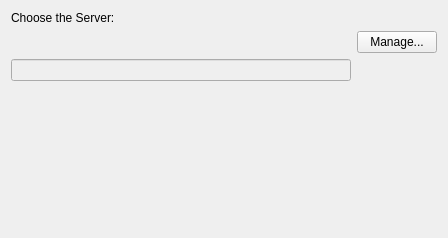
<?xml version="1.0" encoding="UTF-8"?>
<ui version="4.0">
 <class>MTPageAcct_Server</class>
 <widget class="QWizardPage" name="MTPageAcct_Server">
  <property name="geometry">
   <rect>
    <x>0</x>
    <y>0</y>
    <width>448</width>
    <height>238</height>
   </rect>
  </property>
  <property name="windowTitle">
   <string>WizardPage</string>
  </property>
  <layout class="QGridLayout" name="gridLayout">
   <item row="0" column="0">
    <widget class="QLabel" name="label">
     <property name="text">
      <string>Choose the Server:</string>
     </property>
    </widget>
   </item>
   <item row="1" column="0">
    <widget class="QPushButton" name="pushButtonSelect">
     <property name="text">
      <string/>
     </property>
     <property name="flat">
      <bool>true</bool>
     </property>
    </widget>
   </item>
   <item row="1" column="1">
    <widget class="QPushButton" name="pushButtonManage">
     <property name="maximumSize">
      <size>
       <width>100</width>
       <height>16777215</height>
      </size>
     </property>
     <property name="text">
      <string>Manage...</string>
     </property>
    </widget>
   </item>
   <item row="2" column="0">
    <widget class="QLineEdit" name="lineEditID">
     <property name="enabled">
      <bool>false</bool>
     </property>
    </widget>
   </item>
   <item row="3" column="0">
    <spacer name="verticalSpacer">
     <property name="orientation">
      <enum>Qt::Vertical</enum>
     </property>
     <property name="sizeHint" stdset="0">
      <size>
       <width>20</width>
       <height>98</height>
      </size>
     </property>
    </spacer>
   </item>
  </layout>
 </widget>
 <resources/>
 <connections/>
</ui>
